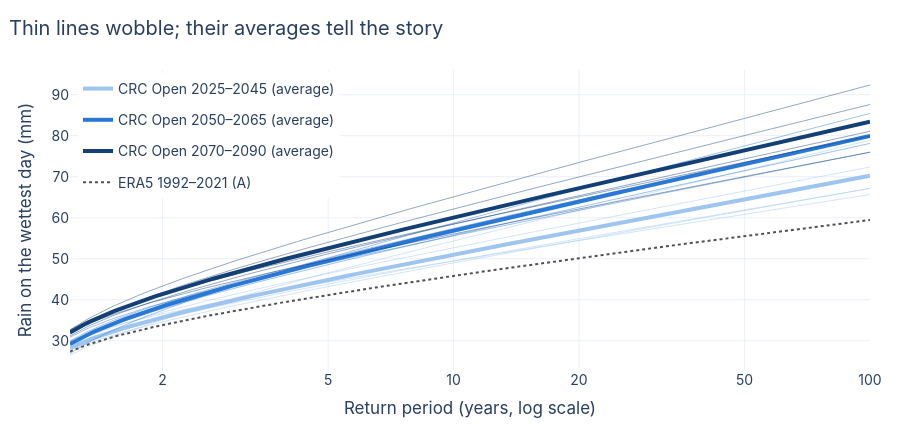

This figure's notebook cell:
### Markdown cell above
CRC Open gives one curve every five years. Plot them all and something stands
out: **they wobble**. A single horizon is estimated from a limited sample of
model years, and rain is the jumpiest weather there is. So, like a weather
forecaster reading many runs, we **average the curves within each window** of
years (bold lines) and compare windows, not single years.

### Code cell
window_levels = {name: np.mean([levels[h] for h in years if h in levels], axis=0)
                 for name, years in WINDOWS.items()}

fig = go.Figure()
for name, years in WINDOWS.items():
    for i, h in enumerate(h for h in years if h in levels):
        fig.add_trace(go.Scatter(x=rp_grid, y=levels[h], mode="lines", line=dict(color=WINDOW_COLORS[name], width=1),
                                 opacity=0.45, name=f"Single horizons {name}", legendgroup=name,
                                 showlegend=False, hovertemplate=f"{h}: %{{y:.0f}} mm<extra></extra>"))
    fig.add_trace(go.Scatter(x=rp_grid, y=window_levels[name], mode="lines", line=dict(color=WINDOW_COLORS[name], width=4),
                             name=f"CRC Open {name} (average)", legendgroup=name))
fig.add_trace(go.Scatter(x=rp_grid, y=curve_values(era5_curve, rp_grid), mode="lines",
                         name=f"ERA5 {ERA5_YEARS[0]}–{ERA5_YEARS[1]} (A)", line=dict(color=PAST, width=2, dash="dot")))
layout(fig, "Thin lines wobble; their averages tell the story",
       xaxis=log_rp_axis(), yaxis_title="Rain on the wettest day (mm)", legend=dict(x=0.01, y=0.99))
fig.show()

### Figure 1 — Plotly figure (JSON) as saved in the notebook; plotly's stock layout.template omitted (floating-point values rounded to 4 significant figures; data arrays with more than 128 entries replaced by an {"elided": "..."} marker saying what was removed)
{"data": [{"hovertemplate": "2025: %{y:.0f} mm<extra></extra>", "legendgroup": "2025–2045", "line": {"color": "#9ec5f0", "width": 1}, "mode": "lines", "name": "Single horizons 2025–2045", "opacity": 0.45, "showlegend": false, "type": "scatter", "x": {"elided": "200 float values"}, "y": {"elided": "200 float values"}}, {"hovertemplate": "2030: %{y:.0f} mm<extra></extra>", "legendgroup": "2025–2045", "line": {"color": "#9ec5f0", "width": 1}, "mode": "lines", "name": "Single horizons 2025–2045", "opacity": 0.45, "showlegend": false, "type": "scatter", "x": {"elided": "200 float values"}, "y": {"elided": "200 float values"}}, {"hovertemplate": "2035: %{y:.0f} mm<extra></extra>", "legendgroup": "2025–2045", "line": {"color": "#9ec5f0", "width": 1}, "mode": "lines", "name": "Single horizons 2025–2045", "opacity": 0.45, "showlegend": false, "type": "scatter", "x": {"elided": "200 float values"}, "y": {"elided": "200 float values"}}, {"hovertemplate": "2040: %{y:.0f} mm<extra></extra>", "legendgroup": "2025–2045", "line": {"color": "#9ec5f0", "width": 1}, "mode": "lines", "name": "Single horizons 2025–2045", "opacity": 0.45, "showlegend": false, "type": "scatter", "x": {"elided": "200 float values"}, "y": {"elided": "200 float values"}}, {"hovertemplate": "2045: %{y:.0f} mm<extra></extra>", "legendgroup": "2025–2045", "line": {"color": "#9ec5f0", "width": 1}, "mode": "lines", "name": "Single horizons 2025–2045", "opacity": 0.45, "showlegend": false, "type": "scatter", "x": {"elided": "200 float values"}, "y": {"elided": "200 float values"}}, {"legendgroup": "2025–2045", "line": {"color": "#9ec5f0", "width": 4}, "mode": "lines", "name": "CRC Open 2025–2045 (average)", "type": "scatter", "x": {"elided": "200 float values"}, "y": {"elided": "200 float values"}}, {"hovertemplate": "2050: %{y:.0f} mm<extra></extra>", "legendgroup": "2050–2065", "line": {"color": "#2a78d6", "width": 1}, "mode": "lines", "name": "Single horizons 2050–2065", "opacity": 0.45, "showlegend": false, "type": "scatter", "x": {"elided": "200 float values"}, "y": {"elided": "200 float values"}}, {"hovertemplate": "2055: %{y:.0f} mm<extra></extra>", "legendgroup": "2050–2065", "line": {"color": "#2a78d6", "width": 1}, "mode": "lines", "name": "Single horizons 2050–2065", "opacity": 0.45, "showlegend": false, "type": "scatter", "x": {"elided": "200 float values"}, "y": {"elided": "200 float values"}}, {"hovertemplate": "2060: %{y:.0f} mm<extra></extra>", "legendgroup": "2050–2065", "line": {"color": "#2a78d6", "width": 1}, "mode": "lines", "name": "Single horizons 2050–2065", "opacity": 0.45, "showlegend": false, "type": "scatter", "x": {"elided": "200 float values"}, "y": {"elided": "200 float values"}}, {"hovertemplate": "2065: %{y:.0f} mm<extra></extra>", "legendgroup": "2050–2065", "line": {"color": "#2a78d6", "width": 1}, "mode": "lines", "name": "Single horizons 2050–2065", "opacity": 0.45, "showlegend": false, "type": "scatter", "x": {"elided": "200 float values"}, "y": {"elided": "200 float values"}}, {"legendgroup": "2050–2065", "line": {"color": "#2a78d6", "width": 4}, "mode": "lines", "name": "CRC Open 2050–2065 (average)", "type": "scatter", "x": {"elided": "200 float values"}, "y": {"elided": "200 float values"}}, {"hovertemplate": "2070: %{y:.0f} mm<extra></extra>", "legendgroup": "2070–2090", "line": {"color": "#123f75", "width": 1}, "mode": "lines", "name": "Single horizons 2070–2090", "opacity": 0.45, "showlegend": false, "type": "scatter", "x": {"elided": "200 float values"}, "y": {"elided": "200 float values"}}, {"hovertemplate": "2075: %{y:.0f} mm<extra></extra>", "legendgroup": "2070–2090", "line": {"color": "#123f75", "width": 1}, "mode": "lines", "name": "Single horizons 2070–2090", "opacity": 0.45, "showlegend": false, "type": "scatter", "x": {"elided": "200 float values"}, "y": {"elided": "200 float values"}}, {"hovertemplate": "2080: %{y:.0f} mm<extra></extra>", "legendgroup": "2070–2090", "line": {"color": "#123f75", "width": 1}, "mode": "lines", "name": "Single horizons 2070–2090", "opacity": 0.45, "showlegend": false, "type": "scatter", "x": {"elided": "200 float values"}, "y": {"elided": "200 float values"}}, {"hovertemplate": "2085: %{y:.0f} mm<extra></extra>", "legendgroup": "2070–2090", "line": {"color": "#123f75", "width": 1}, "mode": "lines", "name": "Single horizons 2070–2090", "opacity": 0.45, "showlegend": false, "type": "scatter", "x": {"elided": "200 float values"}, "y": {"elided": "200 float values"}}, {"hovertemplate": "2090: %{y:.0f} mm<extra></extra>", "legendgroup": "2070–2090", "line": {"color": "#123f75", "width": 1}, "mode": "lines", "name": "Single horizons 2070–2090", "opacity": 0.45, "showlegend": false, "type": "scatter", "x": {"elided": "200 float values"}, "y": {"elided": "200 float values"}}, {"legendgroup": "2070–2090", "line": {"color": "#123f75", "width": 4}, "mode": "lines", "name": "CRC Open 2070–2090 (average)", "type": "scatter", "x": {"elided": "200 float values"}, "y": {"elided": "200 float values"}}, {"line": {"color": "#52514e", "dash": "dot", "width": 2}, "mode": "lines", "name": "ERA5 1992–2021 (A)", "type": "scatter", "x": {"elided": "200 float values"}, "y": {"elided": "200 float values"}}], "layout": {"font": {"family": "Inter, Helvetica, Arial, sans-serif", "size": 14}, "height": 430, "legend": {"x": 0.01, "y": 0.99}, "margin": {"b": 60, "l": 70, "r": 30, "t": 70}, "title": {"text": "Thin lines wobble; their averages tell the story", "x": 0.01}, "xaxis": {"tickvals": [1, 2, 5, 10, 20, 50, 100], "title": {"text": "Return period (years, log scale)"}, "type": "log"}, "yaxis": {"title": {"text": "Rain on the wettest day (mm)"}}}}
